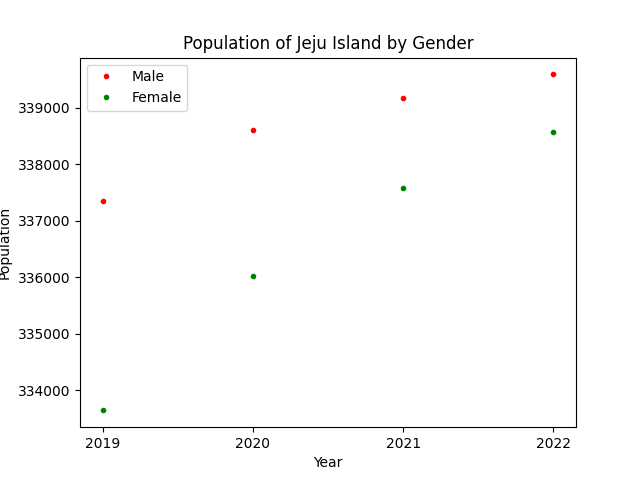

Reproduce this figure in Python.
import csv
import matplotlib.pyplot as plt

f1=open('Q3(2019).csv','r',encoding='ANSI')
f2=open('Q3(2020).csv','r',encoding='ANSI')
f3=open('Q3(2021).csv','r',encoding='ANSI')
f4=open('Q3(2022).csv','r',encoding='ANSI')
data1=csv.reader(f1)
data2=csv.reader(f2)
data3=csv.reader(f3)
data4=csv.reader(f4)
header1=next(data1) 
data1 = next(data1)
header2=next(data2)
data2 = next(data2)
header3=next(data3)
data3 = next(data3)
header4=next(data4)
data4 = next(data4)

year=["2019","2020","2021","2022"]
male_pop=[int(data1[3]),int(data2[3]),int(data3[3]),int(data4[3])]
female_pop=[int(data1[4]),int(data2[4]),int(data3[4]),int(data4[4])]

plt.plot(year,male_pop,'r.',label="Male")
plt.plot(year,female_pop,'g.',label="Female")
plt.title("Population of Jeju Island by Gender")
plt.xlabel("Year")
plt.ylabel("Population")
plt.legend()
plt.show()

f1.close()
f2.close()
f3.close()
f4.close()
